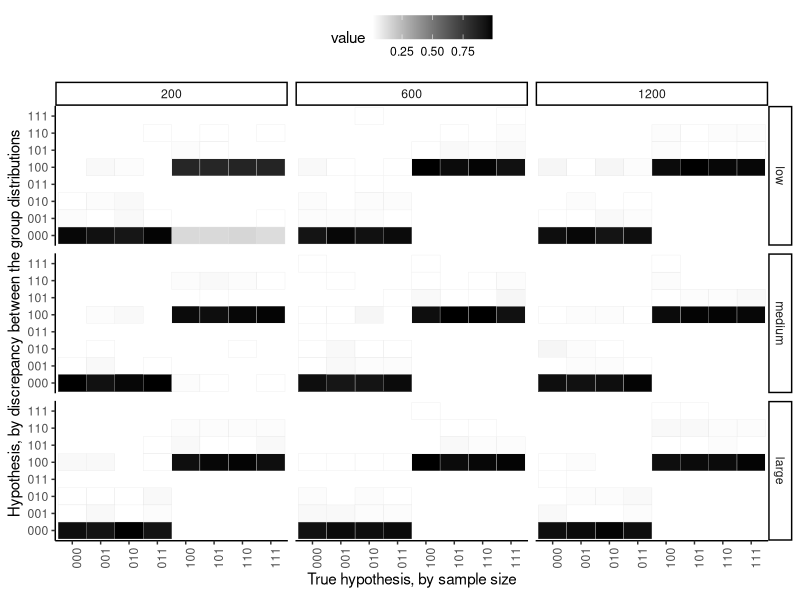
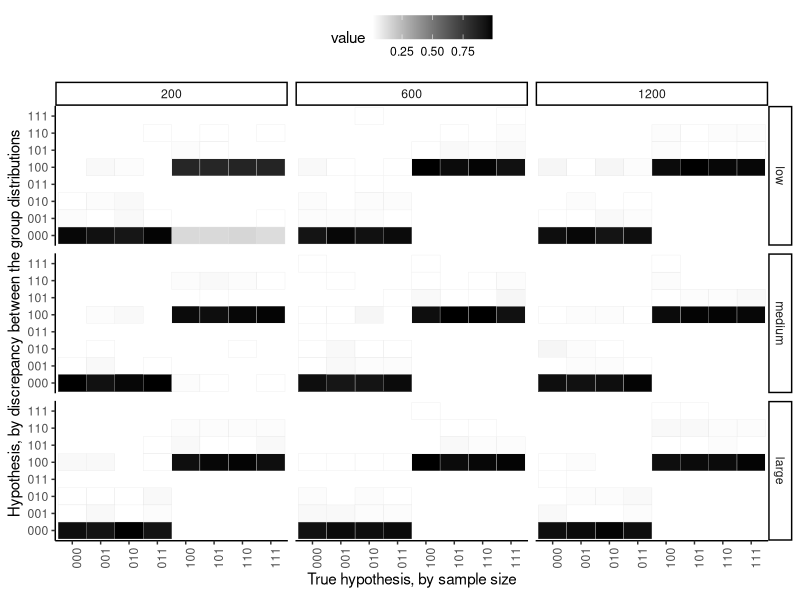

Reproduce these figures in R, in order.
# Reproduce images/webfig3.(pdf/eps)

## Load the relevant libraries
library(dplyr)
library(ggplot2)
library(readr)

## Create the plot
p <-
    readr::read_csv("data/webfig3.csv") %>%
    dplyr::mutate(
        N = factor(N),
        l = factor(l, labels = c("low", "medium", "large")),
        H0 = factor(H0),
        H1 = factor(H1)
    ) %>%
    ggplot(aes(H0, H1)) +
    geom_tile(aes(fill = value), color = "grey90") +
    facet_grid(l ~ N) +
    labs(
        y = "Hypothesis, by discrepancy between the group distributions",
        x = expression(paste("True hypothesis, by sample size"))
    ) +
    theme_classic() +
    theme(legend.position = "top") +
    scale_fill_gradient(low = "white", high = "black") +
    theme(axis.text.x = element_text(angle = 90))

## Save the plot in pdf format
ggsave("images/webfig3.pdf", p, width = 6, height = 5)
ggsave("images/webfig3.eps", p, width = 6, height = 5)
